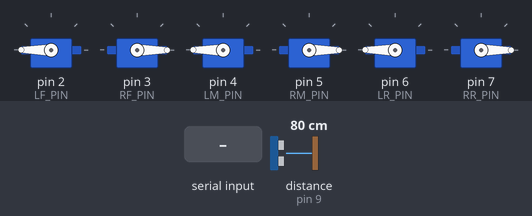
This sketch was run on a simulated Arduino Uno, built with avr-gcc and run on an emulated ATmega328P. Shown: 6 × servo. Wiring (inferred from the names in the program): ultrasonic range finder: trigger pin 8; echo pin 9. The inputs (shaded band) are chosen by the test bench; at power-on: distance to the obstacle (sensor on pin 9) 80 cm. The echo pulse lasts 58.3 µs per cm.

Above: at 1.2 s.
1.3 s: distance to the obstacle (sensor on pin 9) set to 35 cm
2.8 s: distance to the obstacle (sensor on pin 9) set to 30 cm
At 3.1 s:
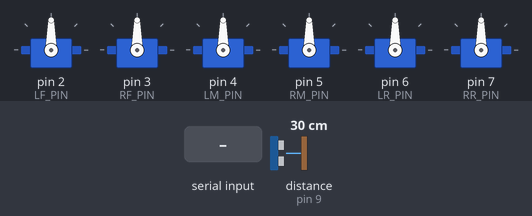
5.8 s: "BW 1\n" received over Serial
8.8 s: "START 1\n" received over Serial
At 10.2 s:
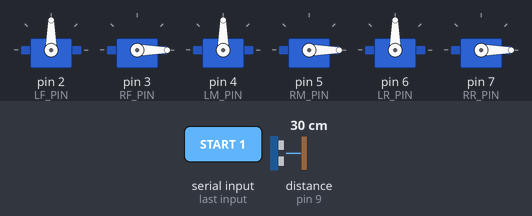
11.8 s: "STOP 1\n" received over Serial
At 13.0 s:
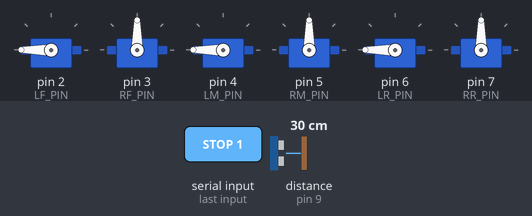
Timing chart, 0 to 14.9 s (numbered marks = the images above; inputs shaded):
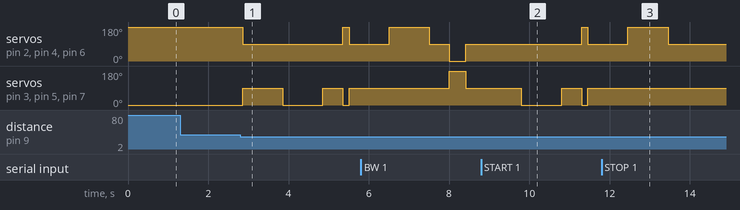

The sketch:

robot_cmd.ino
```cpp
/*
 * RoboMate LH-赤原
 * Six-wheel rocker vehicle: six 360-degree servos on D2..D7
 * Ultrasonic sensor: Trig D8, Echo D9
 */
#include <Servo.h>
#define MAX_STEPS 20
#define STOP 90
#define STEP_MS 400
#define TURN_MS 1000
#define AUTO_TURN_MS 1000
#define AUTO_STOP_MS 1000
#define AUTO_CLEAR_MS 500
#define FIRMWARE_VERSION "LH11-AUTO-R8"
#define FRONT_LIMIT_CM 30
const byte LF_PIN = 2;
const byte RF_PIN = 3;
const byte LM_PIN = 4;
const byte RM_PIN = 5;
const byte LR_PIN = 6;
const byte RR_PIN = 7;
const byte TRIG_PIN = 8;
const byte ECHO_PIN = 9;

const byte LF_FWD = 180;
const byte LF_REV = 0;
const byte RF_FWD = 0;
const byte RF_REV = 180;
const byte LM_FWD = 180;
const byte LM_REV = 0;
const byte RM_FWD = 0;
const byte RM_REV = 180;
const byte LR_FWD = 180;
const byte LR_REV = 0;
const byte RR_FWD = 0;
const byte RR_REV = 180;

Servo lf;
Servo rf;
Servo lm;
Servo rm;
Servo lr;
Servo rr;

bool autoMode = true;
bool autoRight = true;
byte autoPhase = 0;
unsigned long phaseAt = 0;
unsigned long lastScan = 0;
enum AutoPhase { AUTO_DRIVE=0, AUTO_STOP=1, AUTO_TURN=2, AUTO_CLEAR=3 };
String pendingCommand = "";
void stopAll() {
  lf.write(STOP);
  rf.write(STOP);
  lm.write(STOP);
  rm.write(STOP);
  lr.write(STOP);
  rr.write(STOP);
}

void setDrive(byte lfValue, byte rfValue,
              byte lmValue, byte rmValue,
              byte lrValue, byte rrValue) {
  lf.write(lfValue);
  rf.write(rfValue);
  lm.write(lmValue);
  rm.write(rmValue);
  lr.write(lrValue);
  rr.write(rrValue);
}

int distanceCm() {
  digitalWrite(TRIG_PIN, LOW);
  delayMicroseconds(2);
  digitalWrite(TRIG_PIN, HIGH);
  delayMicroseconds(10);
  digitalWrite(TRIG_PIN, LOW);

  unsigned long echoUs = pulseIn(ECHO_PIN, HIGH, 30000UL);
  return echoUs ? (int)(echoUs * 0.0343f / 2.0f) : 999;
}

void moveFor(byte lfValue, byte rfValue,
             byte lmValue, byte rmValue,
             byte lrValue, byte rrValue,
             unsigned long durationMs) {
  autoMode = false;
  setDrive(lfValue, rfValue, lmValue, rmValue, lrValue, rrValue);

  unsigned long start = millis();
  while (millis() - start < durationMs) {
    if (Serial.available()) {
      String incoming = Serial.readStringUntil('\n');
      incoming.trim();
      incoming.toUpperCase();

      if (incoming == "STOP" || incoming == "HOME") {
        stopAll();
        return;
      }
      if (incoming.length()) pendingCommand = incoming;
    }
    delay(5);
  }

  stopAll();
}

void forward(int steps) {
  moveFor(LF_FWD, RF_FWD, LM_FWD, RM_FWD, LR_FWD, RR_FWD,
          (unsigned long)steps * STEP_MS);
}

void backward(int steps) {
  moveFor(LF_REV, RF_REV, LM_REV, RM_REV, LR_REV, RR_REV,
          (unsigned long)steps * STEP_MS);
}
// The left and right servo bodies are mounted as mirror images.
// Therefore the same PWM value on both sides produces opposite
// physical wheel directions and turns the rover in place.
void turnLeft(int steps) {
  // Left side stopped, right side forward.
  moveFor(STOP, RF_FWD, STOP, RM_FWD, STOP, RR_FWD,
          (unsigned long)steps * TURN_MS);
}

void turnRight(int steps) {
  // Left side forward, right side stopped.
  moveFor(LF_FWD, STOP, LM_FWD, STOP, LR_FWD, STOP,
          (unsigned long)steps * TURN_MS);
}
void autoAvoidTurn() {
  // 这是一次完整、不可被下一次测距覆盖的避障动作
  stopAll();
  delay(AUTO_STOP_MS);

  // 左转：左侧 D2/D4/D6 反转，右侧 D3/D5/D7 正转
  // 右转：左侧正转，右侧 D3/D5/D7 反转
  if (autoRight) {
    setDrive(LF_FWD, STOP, LM_FWD, STOP, LR_FWD, STOP);
  } else {
    setDrive(STOP, RF_FWD, STOP, RM_FWD, STOP, RR_FWD);
  }
  delay(AUTO_TURN_MS);

  stopAll();
  delay(AUTO_CLEAR_MS);
}
void runAuto() {
  if (autoPhase != AUTO_DRIVE) return;

  setDrive(LF_FWD, RF_FWD, LM_FWD, RM_FWD, LR_FWD, RR_FWD);

  unsigned long now = millis();
  if (now - lastScan >= 150) {
    lastScan=now;
    if (distanceCm() <= FRONT_LIMIT_CM) {
      autoRight = !autoRight;
      autoPhase = AUTO_TURN;
      autoAvoidTurn();
      autoPhase = AUTO_DRIVE;
      lastScan = millis();
    }
  }
}
void runCommand(String line) {
  line.trim();
  line.toUpperCase();
  if (!line.length()) return;

  String op = line;
  int steps = 1;
  int space = line.indexOf(' ');
  if (space > 0) {
    op = line.substring(0, space);
    steps = line.substring(space + 1).toInt();
  }
  steps = constrain(steps, 1, MAX_STEPS);

  if (op == "START") {
    autoMode = true;
    autoPhase = AUTO_DRIVE;
    lastScan = 0;
  } else if (op == "STOP" || op == "HOME") {
    autoMode = false;
    autoPhase = AUTO_DRIVE;
    stopAll();
  } else if (op == "FW") {
    forward(steps);
  } else if (op == "BW") {
    backward(steps);
  } else if (op == "LT") {
    turnLeft(steps);
  } else if (op == "RT") {
    turnRight(steps);
  } else if (op == "DIST") {
    Serial.print("DIST ");
    Serial.println(distanceCm());
  }
}

void setup() {
  Serial.begin(115200);

  lf.attach(LF_PIN);
  rf.attach(RF_PIN);
  lm.attach(LM_PIN);
  rm.attach(RM_PIN);
  lr.attach(LR_PIN);
  rr.attach(RR_PIN);

  pinMode(TRIG_PIN, OUTPUT);
  pinMode(ECHO_PIN, INPUT);
  stopAll();
}

void printStatus() {
  Serial.print("VERSION ");
  Serial.print(FIRMWARE_VERSION);
  Serial.print(" AUTO ");
  Serial.print(autoMode ? 1 : 0);
  Serial.print(" PHASE ");
  Serial.println(autoPhase);
}

void testTurn(bool right) {
  autoMode = false;
  autoPhase = AUTO_DRIVE;
  stopAll();
  delay(500);

  if (right) {
    setDrive(LF_FWD, STOP, LM_FWD, STOP, LR_FWD, STOP);
  } else {
    setDrive(STOP, RF_FWD, STOP, RM_FWD, STOP, RR_FWD);
  }
  delay(5000);
  stopAll();
}

void loop() {
  if (pendingCommand.length()) {
    String command = pendingCommand;
    pendingCommand = "";
    runCommand(command);
  }

  if (Serial.available()) {
    String line = Serial.readStringUntil('\n');
    line.trim();
    line.toUpperCase();

    if (line == "STATUS") {
      printStatus();
    } else if (line == "TEST_LEFT") {
      testTurn(false);
    } else if (line == "TEST_RIGHT") {
      testTurn(true);
    } else {
      runCommand(line);
    }
  }

  if (autoMode) runAuto();
}
```

Measured:
- the behaviour switches between 32 and 31 cm on distance to the obstacle (sensor on pin 9) (found by bisection; images 0 and 1)
- after the input at 1.3 s, every drawn part: stays the same
- after the input at 2.8 s, servo on pin 2 (LF_PIN), servo on pin 4 (LM_PIN), servo on pin 6 (LR_PIN): 180° → 90° after 0.05 s, → 180° 2.5 s later, → 90° 0.15 s later; servo on pin 3 (RF_PIN), servo on pin 5 (RM_PIN), servo on pin 7 (RR_PIN): goes 90° 1.0 s, 0° 1.0 s, 90° 0.50 s, 0° 0.15 s, then 90°, starting after 0.05 s
- after the input at 8.8 s, servo on pin 2 (LF_PIN), servo on pin 4 (LM_PIN), servo on pin 6 (LR_PIN): 90° → 180° after 2.5 s, → 90° 0.15 s later; servo on pin 3 (RF_PIN), servo on pin 5 (RM_PIN), servo on pin 7 (RR_PIN): 90° → 0° after 1.0 s, → 90° 1.0 s later, → 0° 0.50 s later, → 90° 0.15 s later
- after the input at 11.8 s, servo on pin 2 (LF_PIN), servo on pin 4 (LM_PIN), servo on pin 6 (LR_PIN): goes on until 13.5 s, then stays 90°; servo on pin 3 (RF_PIN), servo on pin 5 (RM_PIN), servo on pin 7 (RR_PIN): stays 90° (without the input it goes to 0° after 2.2 s)
